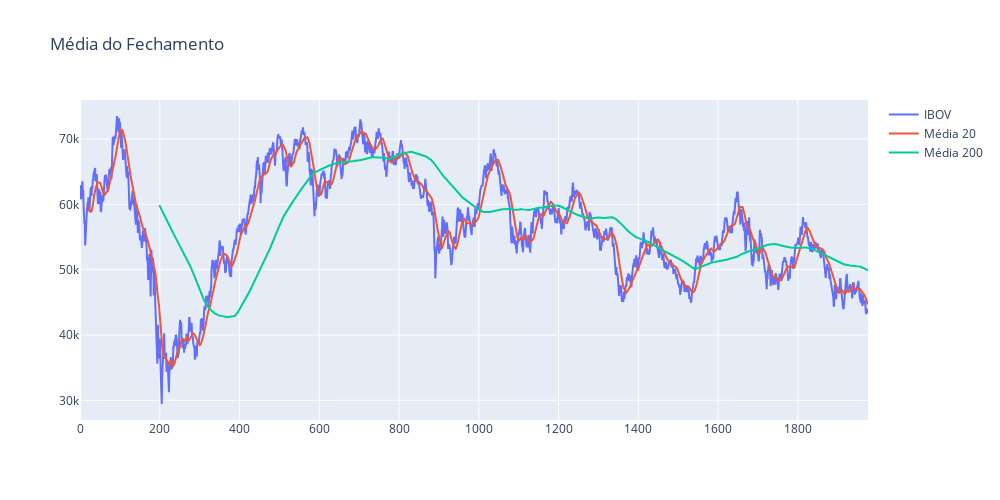

The notebook cell saved with this chart:
### Markdown cell above
Média móvel dos dados de fechamento entre 2008 e 2015

### Code cell
ibov_fatiado = ibov[(ibov.index.year >= 2008) & (ibov.index.year <= 2015)]
data = [
    go.Scatter(y=ibov_fatiado['Close'], name='IBOV'),
    go.Scatter(y=ibov_fatiado['Close'].rolling(20).mean(), name='Média 20'),
    go.Scatter(y=ibov_fatiado['Close'].rolling(200).mean(), name='Média 200'),
]

layout = go.Layout(title='Média do Fechamento', width=1000, height=500, xaxis=dict(title_text=''))

fig = go.Figure(data=data, layout=layout)
py.iplot(fig, image='png')

### Figure 1 — Plotly figure (JSON) as saved in the notebook; plotly's stock layout.template omitted (floating-point values rounded to 4 significant figures; data arrays with more than 128 entries replaced by an {"elided": "..."} marker saying what was removed)
{"data": [{"name": "IBOV", "type": "scatter", "y": {"elided": "1977 int values"}}, {"name": "Média 20", "type": "scatter", "y": {"elided": "1977 float values"}}, {"name": "Média 200", "type": "scatter", "y": {"elided": "1977 float values"}}], "layout": {"height": 500, "title": {"text": "Média do Fechamento"}, "width": 1000, "xaxis": {"title": {"text": ""}}}}
